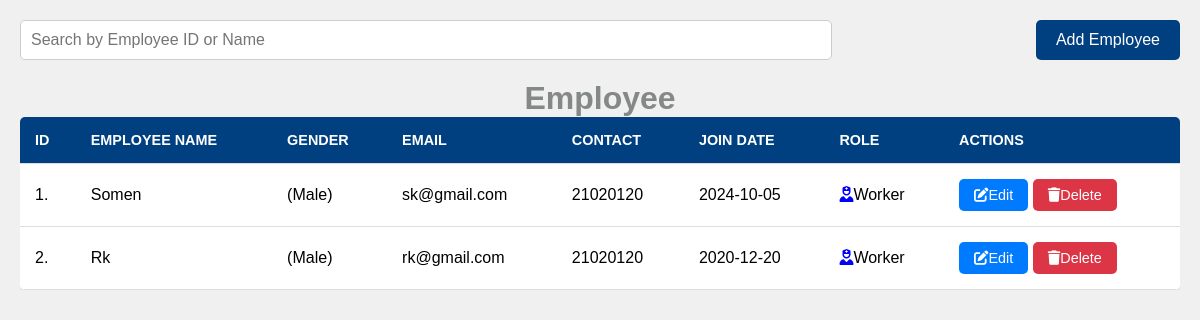
Page /media_files/Employees_list.php (signed in) on the committed database.
### tables this page shows
CREATE TABLE `employee_db` (
  `id` int(3) NOT NULL,
  `Employee_Name` varchar(205) NOT NULL,
  `Gender_user` varchar(240) NOT NULL,
  `Email_user` varchar(270) NOT NULL,
  `Contact_user` int(40) NOT NULL,
  `Join_Date` varchar(280) NOT NULL,
  `Role_user` varchar(200) NOT NULL,
  `Salary_user` int(100) NOT NULL,
  `Date` datetime NOT NULL DEFAULT current_timestamp()
);

### media_files/Employees_list.php (the view, shortened to what this page needs)
<!DOCTYPE html>
<html lang="en">
<head>
    <link rel="stylesheet" href="https://cdnjs.cloudflare.com/ajax/libs/font-awesome/6.6.0/css/all.min.css" />
</head>
<body>
    <div class="search-add">
        <input type="text" id="searchInput" placeholder="Search by Employee ID or Name">
        <button class="add-employee-btn"><a href="Employee_list_add.php" target="right" style="text-decoration: none; color:white;">Add Employee</a></button>
    </div>
<h1 style="text-align: center; color:#848887;">Employee</h1>
    <div class="table-container">
        <table>
            <thead>
                <tr>
                    <th>ID</th>
                    <th>Employee Name</th>
                    <th>Gender</th>
                    <th>Email</th>
                    <th>Contact</th>
                    <th>Join Date</th>
                    <th>Role</th>
                    <th>Actions</th>
                </tr>
            </thead>
            <tbody id="employeeTable">
                <?php
                  include("conn.php");
                  $sqli = "SELECT * FROM employee_db";
                  $data = mysqli_query($conn, $sqli);
                  $total = mysqli_num_rows($data);
                  if ($total !== 0) {
                      $serialNo = 1;
                      while ($result = mysqli_fetch_assoc($data)) {
                          $employeeName = htmlspecialchars($result['Employee_Name']);
                          $gender = htmlspecialchars($result['Gender_user']);
                          $email = htmlspecialchars($result['Email_user']);
                          $contact = htmlspecialchars($result['Contact_user']);
                          $joinDate = htmlspecialchars($result['Join_Date']);
                          $role = htmlspecialchars($result['Role_user']);
                          echo "<tr>
                                  <td>".$serialNo.".</td>
                                  <td>".$employeeName."</td>
                                  <td>(".$gender.")</td>
                                  <td>".$email."</td>
                                  <td>".$contact."</td>
                                  <td>".$joinDate."</td>
                                  <td><i class='fa-solid fa-user-nurse' style='color:blue;'></i>".$role."</td>
                                  <td>
                                      <button class='edit-btn'><i class='fa-solid fa-pen-to-square'></i><a href='employee_list_edit.php?sn=$result[id] && en=$result[Employee_Name] && eg=$result[Gender_user] && em=$result[Email_user] && ec=$result[Contact_user] && jd=$result[Join_Date] && er=$result[Role_user]' style='text-decoration: none; color:white;'>Edit</a></button>
                                      <button class='delete-btn'><i class='fa-solid fa-trash'></i><a href='employee_list_delete.php?sn=$result[id]' style='text-decoration: none; color:white;'>Delete</a></button>
                                  </td>
                                </tr>";
                          $serialNo++;
                      }
                  }
                ?>
            </tbody>
        </table>
    </div>
</body>
</html>

### media_files/Employees_list.php (style rules this page uses)
* { margin: 0; padding: 0; box-sizing: border-box; font-family: Arial, sans-serif; }
body { background-color: #f0f0f0; padding: 20px; }
.search-add { display: flex; justify-content: space-between; margin-bottom: 20px; }
#searchInput { width: 70%; padding: 10px; border: 1px solid #ccc; border-radius: 5px; font-size: 1rem; }
.add-employee-btn { background-color: #004080; color: white; padding: 10px 20px; border: none; border-radius: 5px; font-size: 1rem; cursor: pointer; transition: background-color 0.3s ease; }
.table-container { overflow-x: auto; }
table { width: 100%; border-collapse: collapse; background-color: white; border-radius: 5px; overflow: hidden; box-shadow: 0 5px 10px rgba(0, 0, 0, 0.1); }
table th, table td { padding: 15px; text-align: left; border-bottom: 1px solid #ddd; }
table th { background-color: #004080; color: white; text-transform: uppercase; font-size: 0.9rem; }
.edit-btn, .delete-btn { padding: 8px 15px; border: none; border-radius: 5px; cursor: pointer; font-size: 0.9rem; transition: background-color 0.3s ease; }
.edit-btn { background-color: #007bff; color: white; }
.delete-btn { background-color: #dc3545; color: white; }
table tbody tr { animation: rowAppear 0.5s ease; }

### rows in the picture
employee_db: Employee_Name "Somen", Gender_user "Male", Email_user "sk@gmail.com", Contact_user "21020120", Join_Date "2024-10-05", Role_user "Worker"
employee_db: Employee_Name "Rk", Gender_user "Male", Email_user "rk@gmail.com", Contact_user "21020120", Join_Date "2020-12-20", Role_user "Worker"
